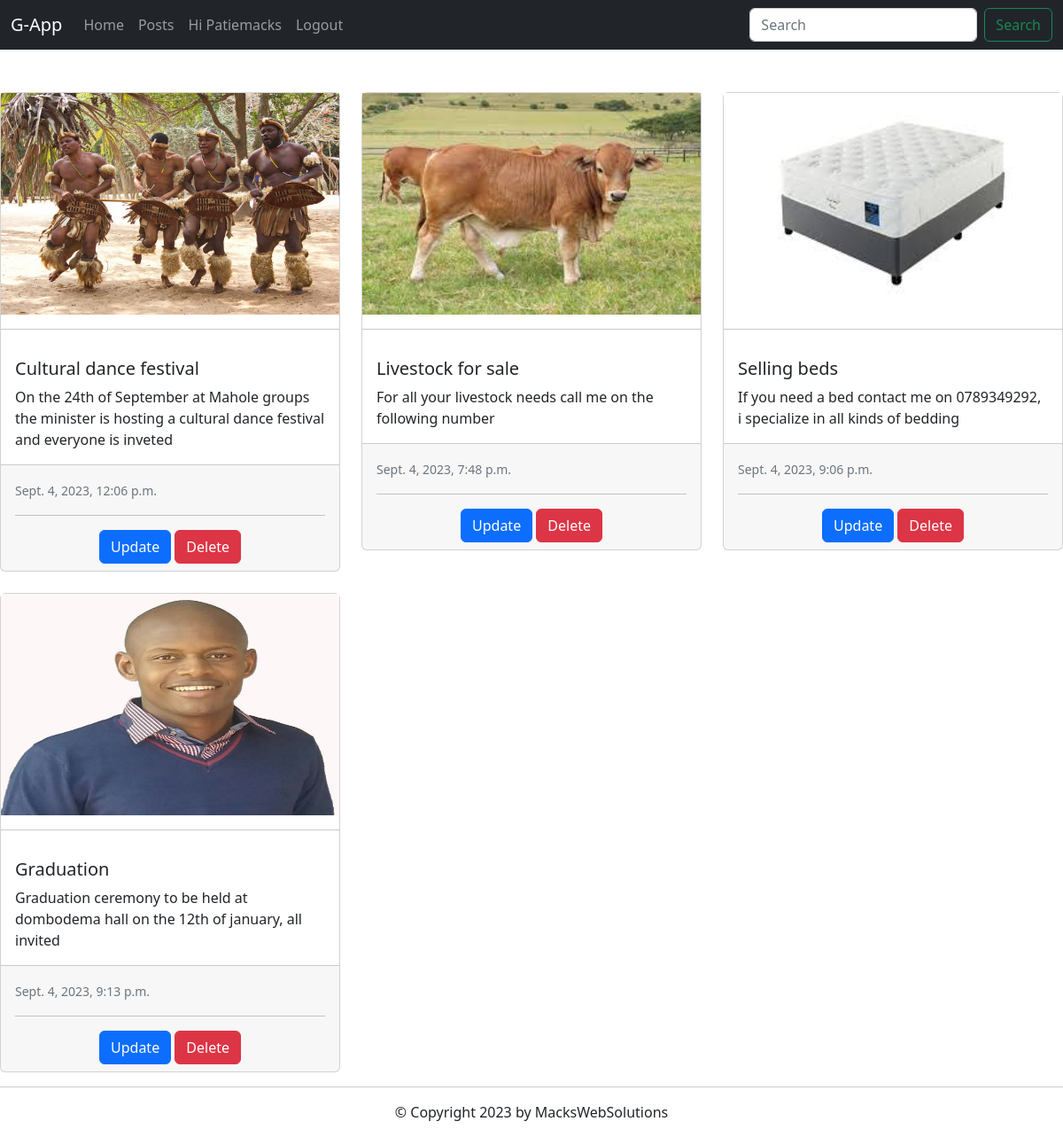
The page /post_list/ (signed in) on the database its author committed.
### base/models.py (models this page shows, shortened)
class Post(models.Model):
    user = models.ForeignKey(User, on_delete=models.CASCADE,null=True,blank=True)
    title =models.CharField(max_length=50)
    description=models.TextField()
    picture=models.ImageField(upload_to='images/')
    created=models.DateTimeField(auto_now_add=True)

### base/views.py (the view)
# urls.py: path('post_list/',PostList.as_view(),name='post_list'),
class PostList(LoginRequiredMixin,ListView):
    model=Post
    context_object_name='posts'
    def get_context_data(self, **kwargs):
        context= super().get_context_data(**kwargs)
        context['posts']=context['posts'].filter(user=self.request.user)
        search_input = self.request.GET.get('search_area') or ''
        if search_input:
            context['posts']= context['posts'].filter(
                title_icontains=search_input
            )
            context['search_input']=search_input
        return context

### base/templates/base/post_list.html (shortened to what this page needs)
{%extends 'base/index.html'%}
{%load static %}
 {% block content %}
<br>
<div class="row row-cols-1 row-cols-md-3 g-4" >
  {% for post in posts %}
  <div class="col">
    <div class="card">
      <img class="card-image-top" src="{{post.picture.url}}"  height="250">
      <hr>
      <div class="card-body">
        <h5 class="card-title">{{post.title}}</h5>
        <p class="card-text">{{post.description}}</p>
      </div>
      <div class="card-footer">
        <small class="text-muted">{{post.created}}</small>
        <hr>
        <center>
            <a href="{% url 'post_update' post.id %} " class="btn btn-primary" id="">Update</a>
            <a href="{% url 'post_delete' post.id %}" class="btn btn-danger" id="">Delete</a>
        </center>
      </div>
  </div>
</div>
{% endfor %}
</div>
{% endblock content %}

### base/templates/base/index.html (shortened to what this page needs)
<!doctype html>
<html lang="en">
  {% load static %}
  <head>
    <link href="https://cdn.jsdelivr.net/npm/bootstrap@5.2.3/dist/css/bootstrap.min.css" rel="stylesheet">
  </head>
  <body>
    <nav class="navbar navbar-expand-lg navbar-dark bg-dark">
  <div class="container-fluid">
    <a class="navbar-brand" href="{% url 'index' %}">G-App</a>
    <div class="collapse navbar-collapse" id="navbarSupportedContent">
      <ul class="navbar-nav me-auto mb-2 mb-lg-0">
        <li class="nav-item">
          <a class="nav-link" href="{% url 'index' %}">Home</a>
        </li>
        <li class="nav-item">
          <a class="nav-link" href="{% url 'post_list' %}">Posts</a>
        </li>
        {% if request.user.is_authenticated %}
        <li class="nav-item">
          <a class="nav-link" href="#">Hi {{request.user | title}}</a>
        </li>
        <li class="nav-item">
          <a class="nav-link" href="{% url 'logout' %}">Logout</a>
        </li>
        {% endif %}
        </ul>
        <form method="GET" class="d-flex" role="search">
        <input class="form-control me-2" name='search_area' type="text" placeholder="Search" aria-label="Search" value={{search_input}}>
        <button class="btn btn-outline-success" type="submit">Search</button>
      </form>
    </div>
  </div>
</nav>
<br>
{% block content %}{% endblock content %}
<hr>
<center>
<footer class="footer">
            <div class="container">
               <p>&copy; Copyright {% now "Y" %} by MacksWebSolutions</p>
            </div>
        </footer>
    </center>
  </body>
</html>

### rows shown on the page
Post: picture (picture), title "Cultural dance festival", description "On the 24th of September at Mahole groups the minister is hosting a cultural dance festival and everyone is inveted", created "Sept. 4, 2023, 12:06 p.m."
Post: picture (picture), title "Livestock for sale", description "For all your livestock needs call me on the following number", created "Sept. 4, 2023, 7:48 p.m."
Post: picture (picture), title "Selling beds", description "If you need a bed contact me on 0789349292, i specialize in all kinds of bedding", created "Sept. 4, 2023, 9:06 p.m."
Post: picture (picture), title "Graduation", description "Graduation ceremony to be held at dombodema hall on the 12th of january, all invited", created "Sept. 4, 2023, 9:13 p.m."

### other values the page prints
{{ request.user | title }} "Patiemacks"
